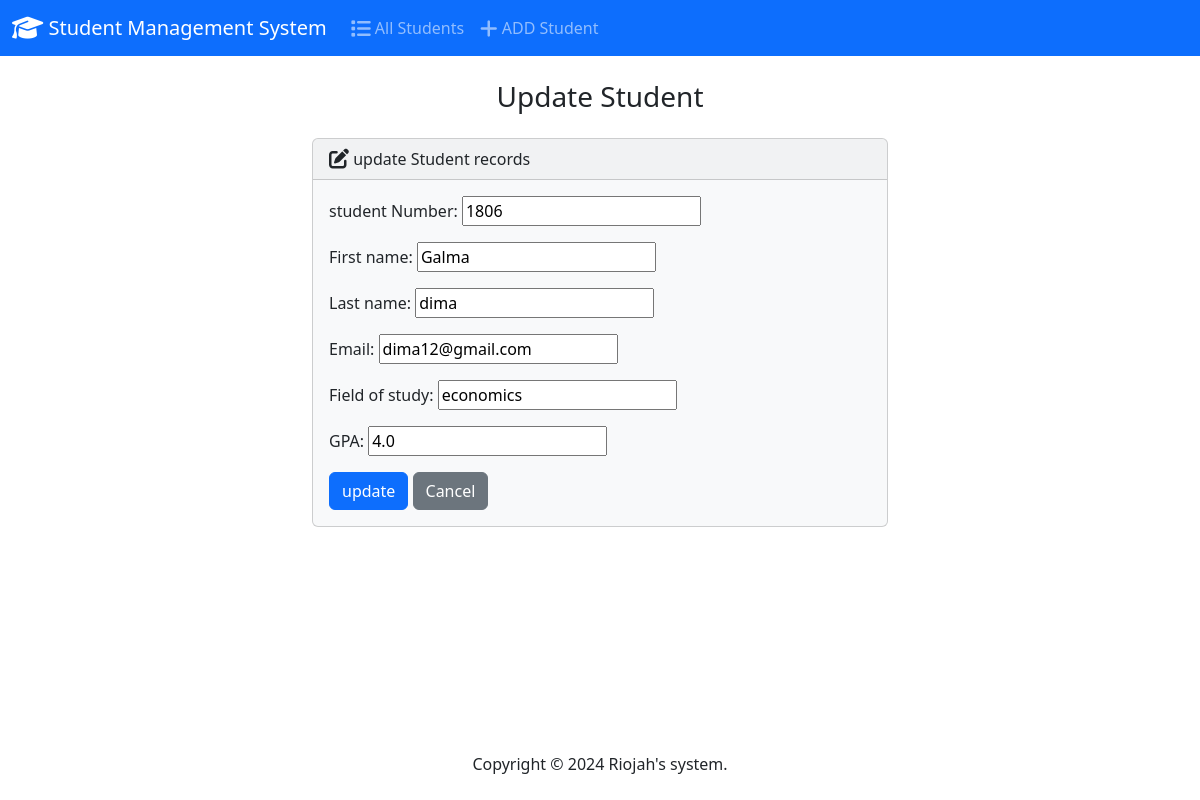
The page /edit/3/ on the database its author committed.
### student/models.py (models this page shows)
class Students(models.Model):
    student_number=models.PositiveIntegerField()
    First_name=models.CharField(max_length=30)
    Last_name=models.CharField(max_length=30)
    Email=models.CharField(max_length=100)
    Field_of_study=models.CharField(max_length=50)
    GPA=models.FloatField()

### student/views.py (the view)
# urls.py: path('edit/<int:id>/', views.edit, name='edit'),
def edit(request, id):
  if request.method == 'POST':
    student = Students.objects.get(pk=id)
    form = StudentForm(request.POST, instance=student)
    if form.is_valid():
      form.save()
      return render(request, 'edit.html', {
        'form': form,
        'success': True
      })
  else:
    student = Students.objects.get(pk=id)
    form = StudentForm(instance=student)
  return render(request, 'edit.html', {
    'form': form
  })

### student/forms.py
class StudentForm (forms.ModelForm):
    class Meta:
        model = Students
        fields = ['student_number','First_name','Last_name','Email','Field_of_study','GPA']
        labels = {
     'student_number':'student Number',
        'First_name': 'First name',
        'Last_name': 'Last name',
        'Email':'Email',
        'Field_of_study':'Field of study',
        'GPA': 'GPA'
        }
        widgets = {
            'student_number': forms.NumberInput(attrs={'class': 'fare-control'}),
            'First_name': forms.TextInput(attrs={'class': 'fare-control'}),
            'Last_name': forms.TextInput(attrs={'class': 'fare-control'}),
            'Email': forms.EmailInput(attrs={'class': 'fare-control'}),
            'Field_of_study':forms.TextInput(attrs={'class': 'fare-control'}),
            'GPA':  forms.NumberInput(attrs={'class': 'fare-control'}),
        }

### student/templates/edit.html (shortened to what this page needs)
{% extends 'Base.html' %}
{% block body %}
  <h3 class="text-center m-4"> Update Student</h3>
  {% if success %}
    <div class="alert alert-success" role="alert">
      The student updated successfully.
      <a href="{% url 'index' %}" class="alert-link">Go to Home Page.</a>
    </div>
  {% else %}
    <div class="row justify-content-center">
      <div class="col-6">
        <div class="card bg-light mb-3">
          <div class="card-header">
             <i class="fa-solid fa-pen-to-square fa-lg"></i> update Student records
          </div>
          <div class="card-body">
            <form action="" method="POST">
              {{ form.as_p }}
              <button type="submit" class="btn btn-primary"> update </button>
              <a href="{% url 'index' %}" class="btn btn-secondary">Cancel</a>
            </form>
          </div>
        </div>
      </div>
    </div>
  {% endif %}
{% endblock %}

### rows shown on the page
Students: student_number "1806", First_name "Galma", Last_name "dima", Email "dima12@gmail.com", Field_of_study "economics", GPA "4.0"
